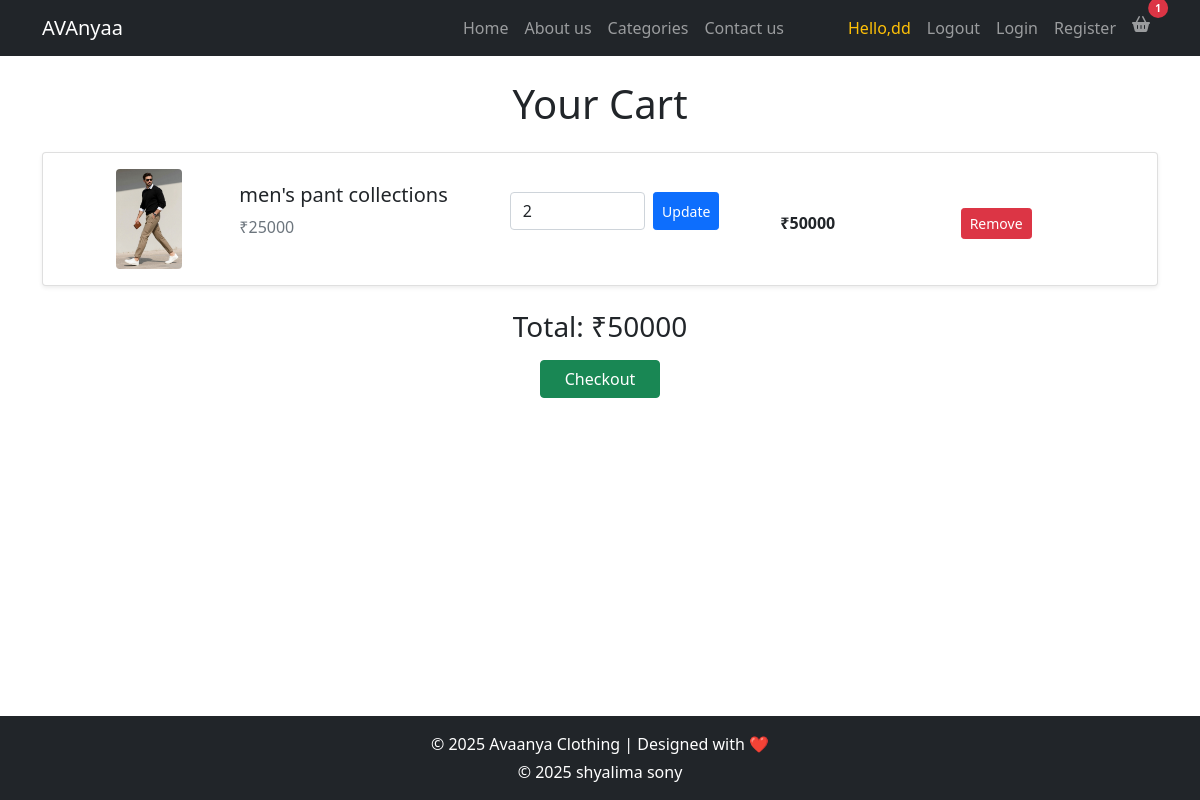
Screenshot of /cart/ (signed in) with the database file from the repository.
### backend/models.py (models this page shows, shortened)
class Cart(models.Model):
    user = models.ForeignKey(User, on_delete=models.CASCADE)
    product = models.ForeignKey(protable, on_delete=models.CASCADE)
    quantity = models.PositiveIntegerField(default=1)
    added_at = models.DateTimeField(auto_now_add=True)
    def total_price(self):   # ✅ INSIDE class
        return self.quantity * self.product.price

class protable(models.Model):
    category = models.ForeignKey(pro_category, on_delete=models.CASCADE)
    pro_name=models.CharField(max_length=50)
    qty=models.IntegerField()
    price = models.IntegerField()
    p_image=models.ImageField(upload_to="product_image")

### frontend/views.py (the view)
# urls.py: path('cart/', view_cart, name='view_cart'),
@login_required
def view_cart(request):
    cart_items = Cart.objects.filter(user=request.user)
    total = sum(item.total_price() for item in cart_items)
    return render(request, 'cart.html', {
        'cart_items': cart_items,
        'total': total
    })

### frontend/context_processors.py (called while the page is built)
def cart_count(request):
    if request.user.is_authenticated:
        count = Cart.objects.filter(user=request.user).count()
    else:
        count = 0
    return {'cart_count': count}

### frontend/templates/cart.html (shortened to what this page needs)
{% extends 'index.html' %}
{% block content %}
<h1 class="text-center my-4">Your Cart</h1>
<div class="container">
{% for item in cart_items %}
  <div class="card mb-3 shadow-sm">
    <div class="row g-0 align-items-center text-center text-md-start p-3">
  <div class="col-12 col-md-2 mb-3 mb-md-0 text-center">
    <img src="{{ item.product.p_image.url }}" class="img-fluid rounded" style="max-height:100px;">
  </div>
  <div class="col-12 col-md-3">
    <h5>{{ item.product.pro_name }}</h5>
    <p class="text-muted">₹{{ item.product.price }}</p>
  </div>
  <div class="col-12 col-md-3 my-2">
    <form method="POST" action="{% url 'update_cart' item.id %}" class="d-flex justify-content-center justify-content-md-start">
      <input type="number" name="quantity" value="{{ item.quantity }}" min="1" class="form-control w-50 me-2">
      <button type="submit" class="btn btn-primary btn-sm">Update</button>
    </form>
  </div>
  <div class="col-6 col-md-2 mt-2">
    <strong>₹{{ item.total_price }}</strong>
  </div>
  <div class="col-6 col-md-2 mt-2">
    <a href="{% url 'remove_cart' item.id %}" class="btn btn-danger btn-sm">Remove</a>
  </div>
</div>
  </div>
  {% empty %}
    <p class="text-center">Your cart is empty.</p>
  {% endfor %}
{% if cart_items %}
  <div class="text-center mt-4">
    <h3>Total: ₹{{ total }}</h3>
    <a href="{% url 'checkout' %}" class="btn btn-success px-4 mt-2">Checkout</a>
  </div>
  {% endif %}
</div>
{% endblock %}

### frontend/templates/index.html (shortened to what this page needs)
{% load static %}
<link href="https://cdn.jsdelivr.net/npm/bootstrap@5.0.2/dist/css/bootstrap.min.css" rel="stylesheet"
>
<link rel="stylesheet" href="https://cdnjs.cloudflare.com/ajax/libs/font-awesome/6.5.1/css/all.min.css" />
<nav class="custom-navbar navbar navbar navbar-expand-lg navbar-dark bg-dark" aria-label="Avaanya navigation bar">
    <div class="container">
        <a class="navbar-brand" href="{% url 'index' %}"><span>AVAnyaa</span></a>
        <div class="collapse navbar-collapse" id="navbarsFurni">
            <ul class="custom-navbar-nav navbar-nav ms-auto mb-2 mb-lg-0">
                <li class="nav-item active">
                    <a class="nav-link" href="{% url 'index' %}">Home</a>
                </li>
                <li><a class="nav-link" href="{% url 'about' %}">About us</a></li>
                <li><a class="nav-link" href="{% url 'category' %}">Categories</a></li>
                <li><a class="nav-link" href="{% url 'contact' %}">Contact us</a></li>
            </ul>
            <ul class="custom-navbar-cta navbar-nav mb-2 mb-lg-0 ms-lg-5">
                <li class="nav-item d-none d-lg-block">
                    <a class="nav-link text-warning" href="">Hello,{{ user.username }}</a>
                </li>
                <li class="nav-item">
                    <a class="nav-link" href="{% url 'logout' %}">Logout</a>
                </li>
                <li class="nav-item">
                    <a class="nav-link" href="{%url 'login' %}">Login</a>
                </li>
                <li class="nav-item">
                    <a class="nav-link" href="{% url 'register' %}">Register</a>
                </li>
                <li class="nav-item position-relative">
    <a class="nav-link" href="{% url 'view_cart' %}">
        <i class="fas fa-shopping-basket"></i>
        {% if cart_count > 0 %}
        <span class="position-absolute top-0 start-100 translate-middle badge rounded-pill bg-danger">
            {{ cart_count }}
        </span>
        {% endif %}
    </a>
</li>
            </ul>
        </div>
    </div>
</nav>
{% block content %}{% endblock %}
<footer class="bg-dark text-white text-center p-3 fixed-bottom">
    <div class="container">
        <p class="mb-1">&copy; 2025 Avaanya Clothing | Designed with ❤️</p>
        <p class="mb-0">&copy; 2025 shyalima sony</p>
    </div>
</footer>

### frontend/templates/index.html (style rules this page uses)
.badge { font-size: 10px; padding: 5px 7px; }

### rows the page displays
Cart: product.p_image (picture), product.pro_name "men's pant collections", product.price "25000", quantity "2", total_price "50000"

### other values shown
{{ user.username }} "dd"
{{ cart_count }} "1"
{{ total }} "50000"
